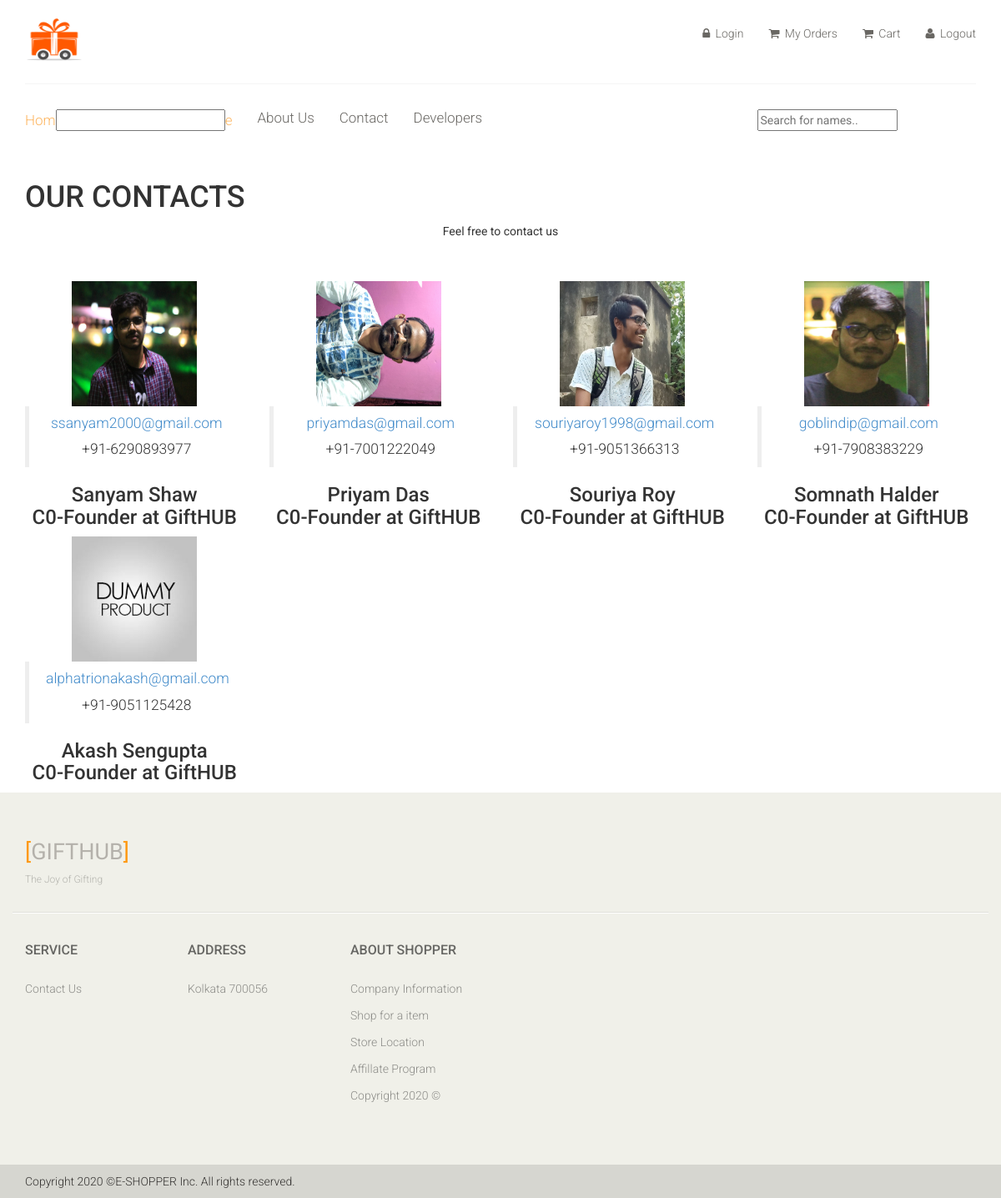
Page /contact/ on the committed database.
### main/models.py (models this page shows, shortened)
class Developer(models.Model):
    name = models.CharField(default='Developer Name', max_length=127)
    email = models.EmailField()
    phone = models.CharField(default='+91-', max_length=15)
    designaiton = models.CharField(default='Developer Designation', max_length=127)
    image_name = models.CharField(default="-", max_length=127)
    image_url = models.CharField(default="-", max_length=127)

class Main(models.Model):
    name = models.CharField(default='Site Name', max_length=127)
    summary = models.CharField(default='Site Summary', max_length=127)
    description = models.TextField(default='Site Description')
    address = models.CharField(default='Physical Office Address', max_length=225)

### main/views.py (the view)
# urls.py: url(r'^contact/', views.contact, name='contact'),
def contact(request):
    data = get_master()
    if check_auth(request) == True:
        data['is_auth'] = True
        data['user_name'] = getCookie(request, 'user_name')[0].split()[0]
    scrub = Developer.objects.all()
    data['devs'] = scrub
    return render(request, 'front/contact.html', data)

### main/views.py (called while the page is built)
def get_master_template_data():
    data = dict()
    scrub = Main.objects.get(pk=1)
    data['site_data'] = scrub
    return data

def getCookie(request, *args):
    try:
        cookies = list()
        for arg in args:
            cookies.append(request.COOKIES[str(arg)])
    except Exception as ex:
        print(f"GET COOKIE EX : {ex}")
        return 'NULL'
    else:
        return cookies

def get_user_authenticate(request):
    try:
        crypt = getCookie(request , 'ucrypt')
        if crypt[0] == 'NULL':
            return False
        else:
            admin_list = User.objects.all()
            flag = False
            for admin in admin_list:
                crypt_check = hashlib.md5(f"{admin.email}-{admin.password}".encode()).hexdigest()
                if crypt[0] == crypt_check:
                    flag = True
                    break
            return flag
    except Exception as ex:
        print(f"GET ADMIN EX : {ex}")

### main/templates/front/contact.html (shortened to what this page needs)
{% extends 'front/master.html' %}
{% load static %}
{% block body_main %}
<section class="testimonial">
    <div class="container">
        <h1>OUR CONTACTS</h1>
        <p class="text-center">Feel free to contact us</p><br><br>
        <div class="row">
            {% for d in devs %}
            <div class="col-md-3 text-center">
                <div class="profile">
                    <img style="display: inline-block; width: 150px; height: 150px;" src="{% static d.image_url %}" class="user" alt="PROFILE">
                    <blockquote><p><a href="mailto:{{d.email}}">{{d.email}}</a></p><p>{{d.phone}}</p></blockquote>
                    <h3>{{d.name}}<br><span>C0-Founder at GiftHUB</span></h3>
                </div>
            </div>
            {% endfor %}
        </div>
    </div>
</section>
{% endblock %}

### main/templates/front/master.html (shortened to what this page needs)
{% load static %}
<html lang="en">
    <head>
        <link href="{% static 'front/css/bootstrap.min.css' %}" rel="stylesheet">
        <link href="{% static 'front/css/font-awesome.min.css' %}" rel="stylesheet">
        <link href="{% static 'front/css/prettyPhoto.css' %}" rel="stylesheet">
        <link href="{% static 'front/css/price-range.css' %}" rel="stylesheet">
        <link href="{% static 'front/css/animate.css' %}" rel="stylesheet">
	    <link href="{% static 'front/css/main.css' %}" rel="stylesheet">
        <link href="{% static 'front/css/responsive.css' %}" rel="stylesheet">
    </head>
    <body>
        <header id="header">
            <div class="header-middle">
                <div class="container">
                    <div class="row">
                        <div class="col-sm-4">
                            <div class="logo pull-left">
                                <a href="/"><img src="{% static 'front/images/img4.png' %}" height="60" width="70" alt="LOGO" /></a>
                            </div>
                        </div>
                        <div class="col-sm-8">
                            <div class="shop-menu pull-right">
                                <ul class="nav navbar-nav">
                                    <li>
                                        {% if is_auth %}
                                        <a href="/"><i class="fa fa-lock"></i>{{user_name}}</a>
                                        {% else %}
                                        <a href="{% url 'user_login' %}"><i class="fa fa-lock"></i> Login</a>
                                        {% endif %}
                                    </li>
                                    <li><a href="{% url 'show_order' %}"><i class="fa fa-shopping-cart"></i> My Orders</a></li>
                                    <li><a href="{% url 'show_cart' %}"><i class="fa fa-shopping-cart"></i> Cart</a></li>
                                    <li>
                                        {% if is_auth %}
                                        <a href="{% url 'user_logout' %}"><i class="fa fa-user"></i> Logout</a>
                                        {% else %}
                                        <a href="/"><i class="fa fa-user"></i> Logout</a>
                                        {% endif %}
                                    </li>
                                </ul>
                            </div>
                        </div>
                    </div>
                </div>
            </div>
            <div class="header-bottom">
                <div class="container">
                    <div class="row">
                        <div class="col-sm-9">
                            <div class="mainmenu pull-left">
                                <ul class="nav navbar-nav collapse navbar-collapse">
                                    <li><a href="/" class="active">Hom<input  />e</a></li>
                                    <li><a href="{% url 'about' %}">About Us</a></li>
                                    <li><a href="{% url 'contact' %}">Contact</a></li>
                                    <li><a href="{% url 'developer' %}">Developers</a></li>
                                </ul>
                            </div>
                        </div>
                        <div class="col-sm-3">
                            <input type="text" id="myInput" onkeyup="myFunction()" placeholder="Search for names..">
                        </div>
                    </div>
                </div>
            </div>
        </header>
        <main>
            {% block body_main %}{% endblock %}
        </main>
        <footer id="footer">
            <div class="footer-top">
                <div class="container">
                    <div class="row">
                        <div class="col-sm-2">
                            <div class="companyinfo">
                                <h2><span>[</span>{{site_data.name}}<span>]</span></h2>
                                <p>{{site_data.summary}}</p>
                            </div>
                        </div>
                    </div>
                </div>
            </div>
            <div class="footer-widget">
                <div class="container">
                    <div class="row">
                        <div class="col-sm-2">
                            <div class="single-widget">
                                <h2>Service</h2>
                                <ul class="nav nav-pills nav-stacked">
                                    <li><a href="{% url 'contact' %}">Contact Us</a></li>
                                </ul>
                            </div>
                        </div>
                        <div class="col-sm-2">
                            <div class="single-widget">
                                <h2>Address</h2>
                                <ul class="nav nav-pills nav-stacked">
                                    <li><a href="">{{site_data.address}}</a></li>
                                </ul>
                            </div>
                        </div>
                        <div class="col-sm-2">
                            <div class="single-widget">
                                <h2>About Shopper</h2>
                                <ul class="nav nav-pills nav-stacked">
                                    <li><a href="">Company Information</a></li>
                                    <li><a href="/">Shop for a item</a></li>
                                    <li><a href="">Store Location</a></li>
                                    <li><a href="">Affillate Program</a></li>
                                    <li><a href="">Copyright 2020 &copy;</a></li>
                                </ul>
                            </div>
                        </div>
                    </div>
                </div>
            </div>
            <div class="footer-bottom">
                <div class="container">
                    <div class="row">
                        <p class="pull-left">Copyright 2020 &copy;E-SHOPPER Inc. All rights reserved.</p>
                    </div>
                </div>
            </div>
        </footer>
    </body>
</html>

### main/static/front/css/main.css (style rules this page uses)
body { font-family: 'Roboto', sans-serif; background:; position: relative; font-weight:400px; }
ul li { list-style: none; }
a { -webkit-transition: 300ms; -moz-transition: 300ms; -o-transition: 300ms; transition: 300ms; }
h1, h2, h3, h4, h5, h6 { font-family: 'Roboto', sans-serif; }
.header-middle .container .row { border-bottom: 1px solid #f5f5f5; margin-left: 0; margin-right: 0; padding-bottom: 20px; padding-top: 20px; }
.header-middle .container .row .col-sm-4 { padding-left: 0; }
.header-middle .container .row .col-sm-8 { padding-right:0; }
.shop-menu ul li { display:inline-block; padding-left: 15px; padding-right: 15px; }
.shop-menu ul li:last-child { padding-right: 0; }
.shop-menu ul li a { background: #FFFFFF; color: #696763; font-family: 'Roboto', sans-serif; font-size: 14px; font-weight: 300; padding:0; padding-right: 0; margin-top: 10px; }
.shop-menu ul li a i { margin-right:3px; }
.header-bottom { padding-bottom: 30px; padding-top: 30px; }
.navbar-collapse.collapse { padding-left: 0; }
.mainmenu ul li { padding-right: 15px; padding-left: 15px; }
.mainmenu ul li:first-child { padding-left: 0px; }
.mainmenu ul li a { color: #696763; font-family: 'Roboto', sans-serif; font-size: 17px; font-weight: 300; padding: 0; padding-bottom: 10px; }
.mainmenu ul li a:hover, .mainmenu ul li a.active, .shop-menu ul li a.active { background:none; color:#fdb45e; }
#footer { background: #F0F0E9; }
.footer-top .container { border-bottom: 1px solid #E0E0DA; padding-bottom: 20px; }
.companyinfo { margin-top: 57px; }
.companyinfo h2 { color: #B4B1AB; font-family: abel; font-size: 27px; text-transform: uppercase; }
.companyinfo h2 span { color:#FE980F; }
.companyinfo p { color: #B3B3AD; font-family: 'Roboto', sans-serif; font-size: 12px; font-weight: 300; }
.footer-widget { margin-bottom: 68px; }
.footer-widget .container { border-top: 1px solid #FFFFFF; padding-top: 15px; }
.single-widget h2 { color: #666663; font-family: 'Roboto', sans-serif; font-size: 16px; font-weight: 500; margin-bottom: 22px; text-transform: uppercase; }
.single-widget ul li a { color: #8C8C88; font-family: 'Roboto', sans-serif; font-size: 14px; font-weight: 300; padding: 5px 0; }
.footer-bottom { background: #D6D6D0; padding-top: 10px; }
.footer-bottom p { color: #363432; font-family: 'Roboto', sans-serif; font-weight: 300; margin-left: 15px; }

### rows in the picture
Developer: image_url (picture), email "ssanyam2000@gmail.com", phone "+91-6290893977", name "Sanyam Shaw"
Developer: image_url (picture), email "priyamdas@gmail.com", phone "+91-7001222049", name "Priyam Das"
Developer: image_url (picture), email "souriyaroy1998@gmail.com", phone "+91-9051366313", name "Souriya Roy"
Developer: image_url (picture), email "goblindip@gmail.com", phone "+91-7908383229", name "Somnath Halder"
Developer: image_url (placeholder picture), email "alphatrionakash@gmail.com", phone "+91-9051125428", name "Akash Sengupta"
Main: name "GIFTHUB", summary "The Joy of Gifting", address "Kolkata 700056"
